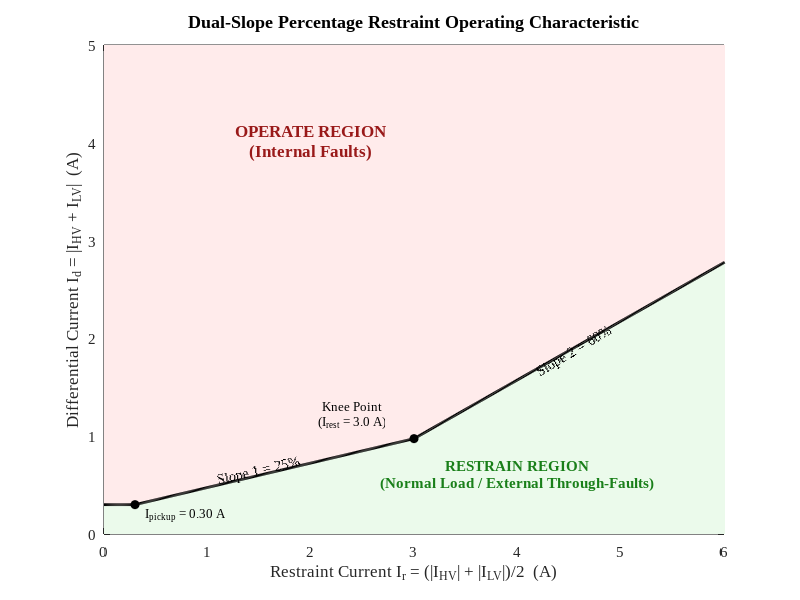

MATLAB code to generate this figure:
%% plot_percentage_restraint_slope.m
% Generates publication-grade Figure 3.1: Dual-Slope Percentage Restraint
% operate/restrain characteristic of the differential relay.

clear; close all; clc;

% Figure setup (Times New Roman, single column width)
fig = figure('Color','w','Units','inches','Position',[1 1 7.0 5.2]);
ax = axes(fig, 'FontName','Times New Roman','FontSize',11);
hold(ax, 'on'); grid(ax, 'on'); box(ax, 'on');

% Parameters
I_pickup = 0.30;  % Minimum pickup current (A)
I_knee1  = 3.0;   % First knee point (A)
S1       = 0.25;  % Slope 1 (25%)
S2       = 0.60;  % Slope 2 (60%)

% Compute Operating Boundary
Ir = 0:0.01:6.5;
Id_thresh = zeros(size(Ir));

for i = 1:numel(Ir)
    if Ir(i) < I_pickup
        Id_thresh(i) = I_pickup;
    elseif Ir(i) < I_knee1
        Id_thresh(i) = I_pickup + S1 * (Ir(i) - I_pickup);
    else
        Id_thresh(i) = I_pickup + S1 * (I_knee1 - I_pickup) + S2 * (Ir(i) - I_knee1);
    end
end

% Shading regions
fill_x = [0, Ir, 6.5, 0];
fill_y = [7.0, Id_thresh, 7.0, 7.0];
h_op = fill(fill_x, fill_y, [1.0 0.92 0.92], 'EdgeColor','none', 'DisplayName','Operate Region (Trip)');

fill_x2 = [0, Ir, 6.5, 6.5, 0];
fill_y2 = [0, Id_thresh, Id_thresh(end), 0, 0];
h_rest = fill(fill_x2, fill_y2, [0.92 0.98 0.92], 'EdgeColor','none', 'DisplayName','Restrain Region (Block)');

% Plot Boundary Line
h_bound = plot(Ir, Id_thresh, 'k-', 'LineWidth', 2.0, 'DisplayName','Operating Boundary');

% Plot Knee Points and settings
plot(I_pickup, I_pickup, 'ko', 'MarkerFaceColor','k', 'MarkerSize',6);
plot(I_knee1, Id_thresh(Ir == I_knee1), 'ko', 'MarkerFaceColor','k', 'MarkerSize',6);

% Annotate settings
text(I_pickup + 0.1, I_pickup - 0.1, 'I_{pickup} = 0.30 A', 'FontName','Times New Roman','FontSize',9.5);
text(I_knee1 - 0.6, Id_thresh(Ir == I_knee1) + 0.25, {'Knee Point', '(I_{rest} = 3.0 A)'}, ...
     'FontName','Times New Roman','FontSize',9.5, 'HorizontalAlignment','center');

% Slopes
text(1.1, 0.55, 'Slope 1 = 25%', 'FontName','Times New Roman','FontSize',10, 'Rotation',13);
text(4.2, 1.65, 'Slope 2 = 60%', 'FontName','Times New Roman','FontSize',10, 'Rotation',31);

% Region Text Labels
text(2.0, 4.0, {'OPERATE REGION', '(Internal Faults)'}, 'FontName','Times New Roman','FontSize',12, ...
     'FontWeight','bold','Color',[0.6 0.1 0.1], 'HorizontalAlignment','center');
text(4.0, 0.6, {'RESTRAIN REGION', '(Normal Load / External Through-Faults)'}, 'FontName','Times New Roman','FontSize',11, ...
     'FontWeight','bold','Color',[0.1 0.5 0.1], 'HorizontalAlignment','center');

% Labels and Limits
xlabel('Restraint Current I_r = (|I_{HV}| + |I_{LV}|)/2  (A)', 'FontName','Times New Roman','FontSize',12);
ylabel('Differential Current I_d = |I_{HV} + I_{LV}|  (A)', 'FontName','Times New Roman','FontSize',12);
xlim([0 6.0]);
ylim([0 5.0]);

% Title
title('Dual-Slope Percentage Restraint Operating Characteristic', 'FontName','Times New Roman','FontSize',13,'FontWeight','bold');

% Save output
outPath = fullfile(pwd, 'figures', 'restraint_slope_characteristic.png');
exportgraphics(fig, outPath, 'Resolution', 300);
close(fig);
fprintf('Successfully generated: %s\n', outPath);
